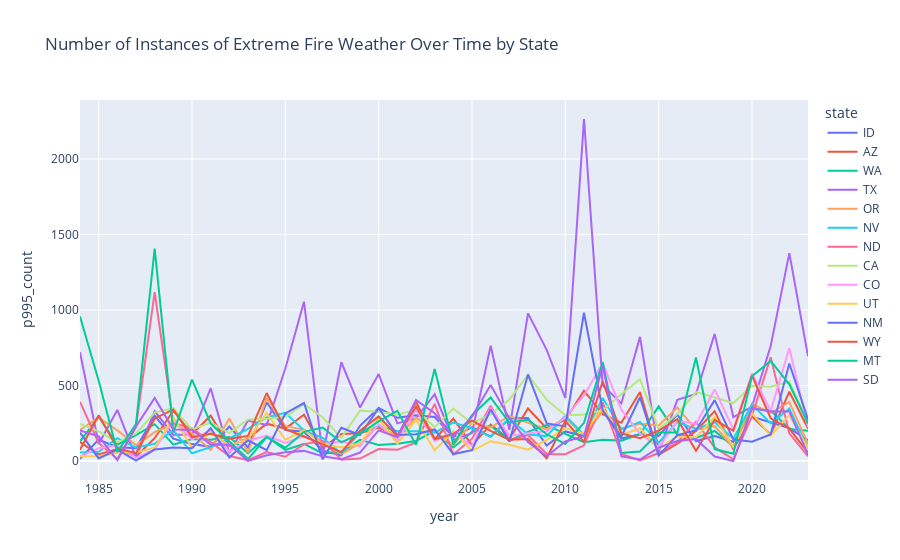

Here is the notebook cell this chart was saved with:
### Code cell
# Get a list of all CSV files in the directory that match the name format
csv_files = glob.glob('../../data/UNSEEN/wildfire/cems/preprocessed/ERA5_extreme_fwi_days_??.csv')

# Initialize an empty DataFrame
df = pd.DataFrame()

# Loop through the list of CSV files
for file in csv_files:
    # Extract the state abbreviation from the filename
    state = os.path.basename(file).split('_')[-1].split('.')[0]
    
    # Read the CSV file into a DataFrame
    data = pd.read_csv(file)
    
    # Add a new column to the DataFrame for the state abbreviation
    data['state'] = state

    data = data[(data['year'] >= 1984) & (data['year'] != 2024)]

    
    # Select only the 'Year', 'p995_count', and 'state' columns
    data = data[['year', 'p995_count', 'state']]
    
    # Append the DataFrame to the main DataFrame
    df = pd.concat([df, data], ignore_index=True)

# Create a line plot with 'Year' on the x-axis and 'p995_count' on the y-axis
fig = px.line(df, x='year', y='p995_count', color='state', title='Number of Instances of Extreme Fire Weather Over Time by State')

#fig.update_layout(autosize=False, width=800)

fig.show()

### Figure 1 — Plotly figure (JSON) as saved in the notebook; plotly's stock layout.template omitted (floating-point values rounded to 4 significant figures)
{"data": [{"hovertemplate": "state=ID<br>year=%{x}<br>p995_count=%{y}<extra></extra>", "legendgroup": "ID", "line": {"color": "#636efa", "dash": "solid"}, "marker": {"symbol": "circle"}, "mode": "lines", "name": "ID", "orientation": "v", "showlegend": true, "type": "scatter", "x": [1984, 1985, 1986, 1987, 1988, 1989, 1990, 1991, 1992, 1993, 1994, 1995, 1996, 1997, 1998, 1999, 2000, 2001, 2002, 2003, 2004, 2005, 2006, 2007, 2008, 2009, 2010, 2011, 2012, 2013, 2014, 2015, 2016, 2017, 2018, 2019, 2020, 2021, 2022, 2023], "xaxis": "x", "y": [15, 142, 91, 84, 300, 148, 112, 94, 228, 89, 389, 205, 194, 68, 37, 233, 351, 286, 303, 291, 159, 224, 162, 282, 284, 103, 196, 165, 335, 149, 177, 166, 307, 132, 165, 127, 293, 253, 218, 137], "yaxis": "y"}, {"hovertemplate": "state=AZ<br>year=%{x}<br>p995_count=%{y}<extra></extra>", "legendgroup": "AZ", "line": {"color": "#EF553B", "dash": "solid"}, "marker": {"symbol": "circle"}, "mode": "lines", "name": "AZ", "orientation": "v", "showlegend": true, "type": "scatter", "x": [1984, 1985, 1986, 1987, 1988, 1989, 1990, 1991, 1992, 1993, 1994, 1995, 1996, 1997, 1998, 1999, 2000, 2001, 2002, 2003, 2004, 2005, 2006, 2007, 2008, 2009, 2010, 2011, 2012, 2013, 2014, 2015, 2016, 2017, 2018, 2019, 2020, 2021, 2022, 2023], "xaxis": "x", "y": [125, 43, 79, 30, 151, 333, 177, 300, 100, 149, 247, 215, 306, 85, 179, 183, 222, 164, 393, 144, 280, 104, 241, 144, 348, 215, 273, 466, 310, 253, 457, 41, 115, 199, 330, 78, 295, 175, 459, 215], "yaxis": "y"}, {"hovertemplate": "state=WA<br>year=%{x}<br>p995_count=%{y}<extra></extra>", "legendgroup": "WA", "line": {"color": "#00cc96", "dash": "solid"}, "marker": {"symbol": "circle"}, "mode": "lines", "name": "WA", "orientation": "v", "showlegend": true, "type": "scatter", "x": [1984, 1985, 1986, 1987, 1988, 1989, 1990, 1991, 1992, 1993, 1994, 1995, 1996, 1997, 1998, 1999, 2000, 2001, 2002, 2003, 2004, 2005, 2006, 2007, 2008, 2009, 2010, 2011, 2012, 2013, 2014, 2015, 2016, 2017, 2018, 2019, 2020, 2021, 2022, 2023], "xaxis": "x", "y": [129, 293, 108, 172, 244, 108, 145, 141, 159, 52, 161, 73, 113, 50, 60, 140, 106, 115, 133, 200, 90, 192, 234, 134, 193, 238, 180, 124, 140, 135, 178, 362, 175, 152, 199, 96, 344, 336, 212, 200], "yaxis": "y"}, {"hovertemplate": "state=TX<br>year=%{x}<br>p995_count=%{y}<extra></extra>", "legendgroup": "TX", "line": {"color": "#ab63fa", "dash": "solid"}, "marker": {"symbol": "circle"}, "mode": "lines", "name": "TX", "orientation": "v", "showlegend": true, "type": "scatter", "x": [1984, 1985, 1986, 1987, 1988, 1989, 1990, 1991, 1992, 1993, 1994, 1995, 1996, 1997, 1998, 1999, 2000, 2001, 2002, 2003, 2004, 2005, 2006, 2007, 2008, 2009, 2010, 2011, 2012, 2013, 2014, 2015, 2016, 2017, 2018, 2019, 2020, 2021, 2022, 2023], "xaxis": "x", "y": [721, 113, 338, 23, 329, 174, 174, 481, 53, 268, 238, 613, 1055, 36, 654, 354, 576, 249, 283, 442, 140, 185, 763, 206, 978, 736, 417, 2265, 502, 381, 822, 59, 405, 444, 842, 290, 360, 761, 1377, 693], "yaxis": "y"}, {"hovertemplate": "state=OR<br>year=%{x}<br>p995_count=%{y}<extra></extra>", "legendgroup": "OR", "line": {"color": "#FFA15A", "dash": "solid"}, "marker": {"symbol": "circle"}, "mode": "lines", "name": "OR", "orientation": "v", "showlegend": true, "type": "scatter", "x": [1984, 1985, 1986, 1987, 1988, 1989, 1990, 1991, 1992, 1993, 1994, 1995, 1996, 1997, 1998, 1999, 2000, 2001, 2002, 2003, 2004, 2005, 2006, 2007, 2008, 2009, 2010, 2011, 2012, 2013, 2014, 2015, 2016, 2017, 2018, 2019, 2020, 2021, 2022, 2023], "xaxis": "x", "y": [206, 289, 203, 105, 191, 246, 183, 73, 282, 56, 417, 231, 208, 126, 46, 118, 239, 160, 287, 197, 106, 252, 222, 298, 252, 210, 285, 169, 329, 217, 247, 236, 354, 208, 231, 91, 379, 318, 391, 113], "yaxis": "y"}, {"hovertemplate": "state=NV<br>year=%{x}<br>p995_count=%{y}<extra></extra>", "legendgroup": "NV", "line": {"color": "#19d3f3", "dash": "solid"}, "marker": {"symbol": "circle"}, "mode": "lines", "name": "NV", "orientation": "v", "showlegend": true, "type": "scatter", "x": [1984, 1985, 1986, 1987, 1988, 1989, 1990, 1991, 1992, 1993, 1994, 1995, 1996, 1997, 1998, 1999, 2000, 2001, 2002, 2003, 2004, 2005, 2006, 2007, 2008, 2009, 2010, 2011, 2012, 2013, 2014, 2015, 2016, 2017, 2018, 2019, 2020, 2021, 2022, 2023], "xaxis": "x", "y": [57, 61, 151, 89, 114, 205, 51, 92, 149, 213, 288, 319, 202, 154, 50, 188, 232, 197, 197, 188, 255, 217, 161, 282, 175, 165, 300, 174, 417, 208, 259, 121, 257, 213, 257, 148, 375, 249, 347, 82], "yaxis": "y"}, {"hovertemplate": "state=ND<br>year=%{x}<br>p995_count=%{y}<extra></extra>", "legendgroup": "ND", "line": {"color": "#FF6692", "dash": "solid"}, "marker": {"symbol": "circle"}, "mode": "lines", "name": "ND", "orientation": "v", "showlegend": true, "type": "scatter", "x": [1984, 1985, 1986, 1987, 1988, 1989, 1990, 1991, 1992, 1993, 1994, 1995, 1996, 1997, 1998, 1999, 2000, 2001, 2002, 2003, 2004, 2005, 2006, 2007, 2008, 2009, 2010, 2011, 2012, 2013, 2014, 2015, 2016, 2017, 2018, 2019, 2020, 2021, 2022, 2023], "xaxis": "x", "y": [392, 119, 13, 225, 1119, 250, 218, 128, 33, 6, 59, 28, 112, 133, 8, 16, 79, 74, 123, 378, 43, 148, 366, 137, 172, 47, 45, 104, 389, 46, 4, 53, 124, 260, 90, 11, 300, 687, 183, 31], "yaxis": "y"}, {"hovertemplate": "state=CA<br>year=%{x}<br>p995_count=%{y}<extra></extra>", "legendgroup": "CA", "line": {"color": "#B6E880", "dash": "solid"}, "marker": {"symbol": "circle"}, "mode": "lines", "name": "CA", "orientation": "v", "showlegend": true, "type": "scatter", "x": [1984, 1985, 1986, 1987, 1988, 1989, 1990, 1991, 1992, 1993, 1994, 1995, 1996, 1997, 1998, 1999, 2000, 2001, 2002, 2003, 2004, 2005, 2006, 2007, 2008, 2009, 2010, 2011, 2012, 2013, 2014, 2015, 2016, 2017, 2018, 2019, 2020, 2021, 2022, 2023], "xaxis": "x", "y": [245, 196, 125, 183, 321, 351, 209, 254, 185, 275, 280, 293, 376, 290, 153, 334, 326, 306, 340, 224, 347, 250, 309, 407, 570, 406, 303, 308, 335, 443, 542, 212, 311, 457, 420, 384, 498, 492, 525, 263], "yaxis": "y"}, {"hovertemplate": "state=CO<br>year=%{x}<br>p995_count=%{y}<extra></extra>", "legendgroup": "CO", "line": {"color": "#FF97FF", "dash": "solid"}, "marker": {"symbol": "circle"}, "mode": "lines", "name": "CO", "orientation": "v", "showlegend": true, "type": "scatter", "x": [1984, 1985, 1986, 1987, 1988, 1989, 1990, 1991, 1992, 1993, 1994, 1995, 1996, 1997, 1998, 1999, 2000, 2001, 2002, 2003, 2004, 2005, 2006, 2007, 2008, 2009, 2010, 2011, 2012, 2013, 2014, 2015, 2016, 2017, 2018, 2019, 2020, 2021, 2022, 2023], "xaxis": "x", "y": [30, 84, 103, 21, 78, 269, 144, 203, 63, 133, 169, 120, 166, 109, 131, 99, 244, 134, 341, 133, 192, 99, 353, 167, 184, 197, 290, 434, 649, 340, 180, 91, 266, 246, 474, 209, 581, 331, 748, 223], "yaxis": "y"}, {"hovertemplate": "state=UT<br>year=%{x}<br>p995_count=%{y}<extra></extra>", "legendgroup": "UT", "line": {"color": "#FECB52", "dash": "solid"}, "marker": {"symbol": "circle"}, "mode": "lines", "name": "UT", "orientation": "v", "showlegend": true, "type": "scatter", "x": [1984, 1985, 1986, 1987, 1988, 1989, 1990, 1991, 1992, 1993, 1994, 1995, 1996, 1997, 1998, 1999, 2000, 2001, 2002, 2003, 2004, 2005, 2006, 2007, 2008, 2009, 2010, 2011, 2012, 2013, 2014, 2015, 2016, 2017, 2018, 2019, 2020, 2021, 2022, 2023], "xaxis": "x", "y": [32, 32, 55, 56, 88, 289, 88, 188, 103, 144, 318, 141, 203, 113, 90, 115, 279, 115, 273, 71, 197, 67, 131, 108, 75, 139, 218, 183, 351, 173, 217, 82, 163, 157, 290, 93, 316, 168, 304, 83], "yaxis": "y"}, {"hovertemplate": "state=NM<br>year=%{x}<br>p995_count=%{y}<extra></extra>", "legendgroup": "NM", "line": {"color": "#636efa", "dash": "solid"}, "marker": {"symbol": "circle"}, "mode": "lines", "name": "NM", "orientation": "v", "showlegend": true, "type": "scatter", "x": [1984, 1985, 1986, 1987, 1988, 1989, 1990, 1991, 1992, 1993, 1994, 1995, 1996, 1997, 1998, 1999, 2000, 2001, 2002, 2003, 2004, 2005, 2006, 2007, 2008, 2009, 2010, 2011, 2012, 2013, 2014, 2015, 2016, 2017, 2018, 2019, 2020, 2021, 2022, 2023], "xaxis": "x", "y": [189, 17, 75, 2, 76, 89, 84, 218, 24, 137, 72, 315, 384, 11, 220, 172, 350, 172, 177, 209, 46, 72, 341, 127, 573, 249, 229, 982, 336, 161, 422, 36, 172, 204, 403, 143, 128, 176, 646, 275], "yaxis": "y"}, {"hovertemplate": "state=WY<br>year=%{x}<br>p995_count=%{y}<extra></extra>", "legendgroup": "WY", "line": {"color": "#EF553B", "dash": "solid"}, "marker": {"symbol": "circle"}, "mode": "lines", "name": "WY", "orientation": "v", "showlegend": true, "type": "scatter", "x": [1984, 1985, 1986, 1987, 1988, 1989, 1990, 1991, 1992, 1993, 1994, 1995, 1996, 1997, 1998, 1999, 2000, 2001, 2002, 2003, 2004, 2005, 2006, 2007, 2008, 2009, 2010, 2011, 2012, 2013, 2014, 2015, 2016, 2017, 2018, 2019, 2020, 2021, 2022, 2023], "xaxis": "x", "y": [75, 303, 85, 51, 282, 341, 157, 181, 147, 166, 450, 210, 162, 112, 59, 200, 295, 167, 361, 145, 179, 269, 200, 140, 146, 18, 265, 127, 528, 183, 151, 201, 277, 68, 273, 200, 566, 283, 215, 56], "yaxis": "y"}, {"hovertemplate": "state=MT<br>year=%{x}<br>p995_count=%{y}<extra></extra>", "legendgroup": "MT", "line": {"color": "#00cc96", "dash": "solid"}, "marker": {"symbol": "circle"}, "mode": "lines", "name": "MT", "orientation": "v", "showlegend": true, "type": "scatter", "x": [1984, 1985, 1986, 1987, 1988, 1989, 1990, 1991, 1992, 1993, 1994, 1995, 1996, 1997, 1998, 1999, 2000, 2001, 2002, 2003, 2004, 2005, 2006, 2007, 2008, 2009, 2010, 2011, 2012, 2013, 2014, 2015, 2016, 2017, 2018, 2019, 2020, 2021, 2022, 2023], "xaxis": "x", "y": [957, 531, 60, 244, 1407, 189, 539, 249, 129, 13, 159, 88, 193, 222, 123, 182, 262, 332, 107, 610, 110, 303, 420, 255, 273, 177, 113, 253, 656, 53, 63, 188, 189, 685, 79, 48, 561, 663, 508, 248], "yaxis": "y"}, {"hovertemplate": "state=SD<br>year=%{x}<br>p995_count=%{y}<extra></extra>", "legendgroup": "SD", "line": {"color": "#ab63fa", "dash": "solid"}, "marker": {"symbol": "circle"}, "mode": "lines", "name": "SD", "orientation": "v", "showlegend": true, "type": "scatter", "x": [1984, 1985, 1986, 1987, 1988, 1989, 1990, 1991, 1992, 1993, 1994, 1995, 1996, 1997, 1998, 1999, 2000, 2001, 2002, 2003, 2004, 2005, 2006, 2007, 2008, 2009, 2010, 2011, 2012, 2013, 2014, 2015, 2016, 2017, 2018, 2019, 2020, 2021, 2022, 2023], "xaxis": "x", "y": [202, 163, 5, 228, 418, 208, 207, 108, 109, 0, 38, 58, 67, 31, 11, 56, 203, 157, 404, 316, 163, 294, 504, 283, 126, 31, 129, 163, 631, 30, 10, 88, 133, 146, 30, 0, 351, 328, 328, 42], "yaxis": "y"}], "layout": {"legend": {"title": {"text": "state"}, "tracegroupgap": 0}, "title": {"text": "Number of Instances of Extreme Fire Weather Over Time by State"}, "xaxis": {"anchor": "y", "domain": [0, 1], "title": {"text": "year"}}, "yaxis": {"anchor": "x", "domain": [0, 1], "title": {"text": "p995_count"}}}}
